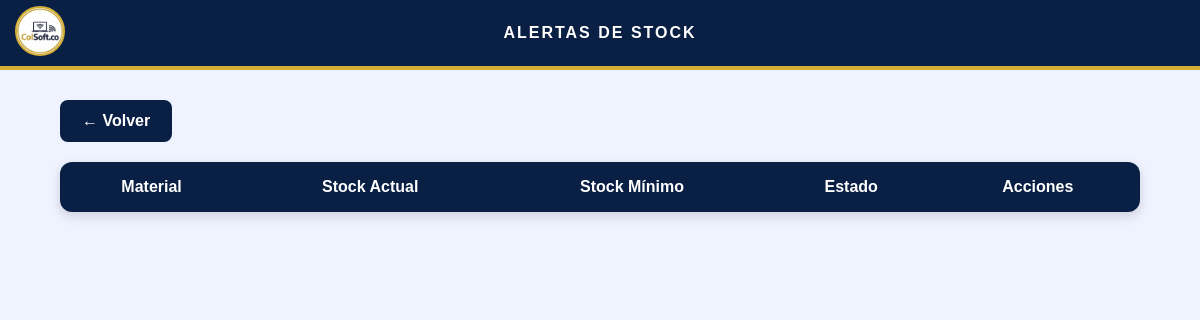
Page /view/control_de_stock/alertas_stock/lista_alertas.php on the earlier database version.
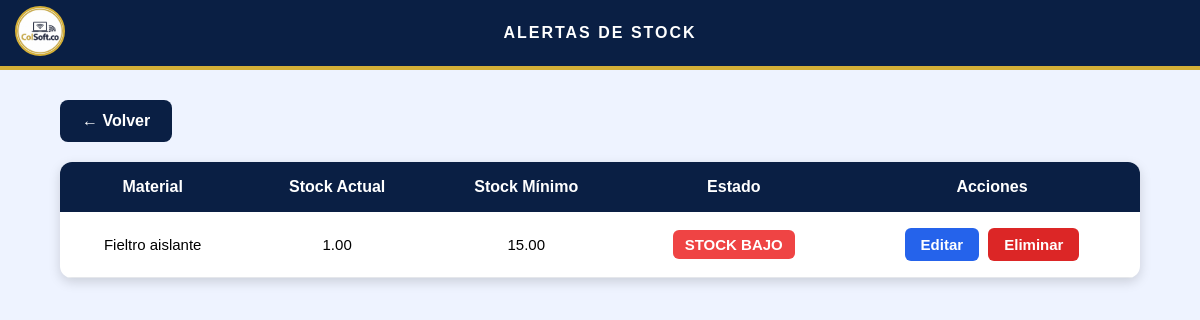
Same page on the later database version.
### tables this page shows
CREATE TABLE `materias_primas` (
  `id_material` int(11) NOT NULL,
  `nombre_material` varchar(100) NOT NULL,
  `stock_actual` decimal(12,2) DEFAULT 0.00,
  `stock_minimo` decimal(12,2) NOT NULL,
  `id_unidad` int(11) DEFAULT NULL,
  `id_proveedor` int(11) DEFAULT NULL,
  `notificar_email` tinyint(1) NOT NULL DEFAULT 0,
  `correo_notificacion` varchar(150) DEFAULT NULL,
  `alerta_enviada` tinyint(1) NOT NULL DEFAULT 0
);

### app/logica_proveedores.php (called while the page is built, shortened)
<?php
require_once __DIR__ . '/../config/conexion.php';
class ProveedorLogica
{
    private $conn;
    public function __construct()
    {
        $db = new Conexion();
        $this->conn = $db->getConnection();
    }
    public function obtenerAlertasStock()
    {
        $sql = "SELECT *
            FROM materias_primas
            WHERE stock_actual <= stock_minimo
            ORDER BY stock_actual ASC";
        $stmt = $this->conn->prepare($sql);
        $stmt->execute();
        return $stmt->fetchAll(PDO::FETCH_ASSOC);
    }
}

### config/conexion.php (called while the page is built, shortened)
<?php
  class Conexion
  {
    private string $Servidor = "localhost";
    private string $BaseDeDatos = "colsoftco";
    private string $Usuario = "root";
    private string $Password = "";
    public function getConnection(){
      $this->Conector = new PDO(
        "mysql:host=".$this->Servidor.";dbname=".$this->BaseDeDatos,
        $this->Usuario,
        $this->Password
      );
      $this->Conector->exec("set names utf8");
      return $this->Conector;
    }
  }

### view/control_de_stock/alertas_stock/lista_alertas.php (the view, shortened to what this page needs)
<?php
require_once '../../../app/logica_proveedores.php';
$logica = new ProveedorLogica();
$alertas = $logica->obtenerAlertasStock();
?>
<!DOCTYPE html>
<html lang="es">
<head>
    <link rel="stylesheet" href="alertas.css">
</head>
<body>
    <header>
        <div class="logo">
            <a href="../control_de_stock.php">
                <img src="../../../public/imagenes/logo.png" alt="logo">
            </a>
        </div>
        <div class="header-title">
            <h1>Alertas de Stock</h1>
        </div>
    </header>
    <div class="container">
        <a href="../control_de_stock.php" class="btn-volver">
            ← Volver
        </a>
        <table>
            <thead>
                <tr>
                    <th>Material</th>
                    <th>Stock Actual</th>
                    <th>Stock Mínimo</th>
                    <th>Estado</th>
                    <th>Acciones</th>
                </tr>
            </thead>
            <tbody>
                <?php foreach ($alertas as $item): ?>
                <tr>
                    <td><?= $item['nombre_material'] ?></td>
                    <td><?= $item['stock_actual'] ?></td>
                    <td><?= $item['stock_minimo'] ?></td>
                    <td>
                        <span class="alerta">
                            STOCK BAJO
                        </span>
                    </td>
                    <td>
                        <a href="editar_alerta.php?id=<?= $item['id_material'] ?>"
                           class="btn-editar">
                           Editar
                        </a>
                        <a href="eliminar_alerta.php?id=<?= $item['id_material'] ?>"
                           class="btn-eliminar">
                           Eliminar
                        </a>
                    </td>
                </tr>
                <?php endforeach; ?>
            </tbody>
        </table>
    </div>
</body>
</html>

Differences in the rows shown:
now on this page (row edited): materias_primas: nombre_material "Fieltro aislante", stock_actual "1.00", stock_minimo "15.00"
